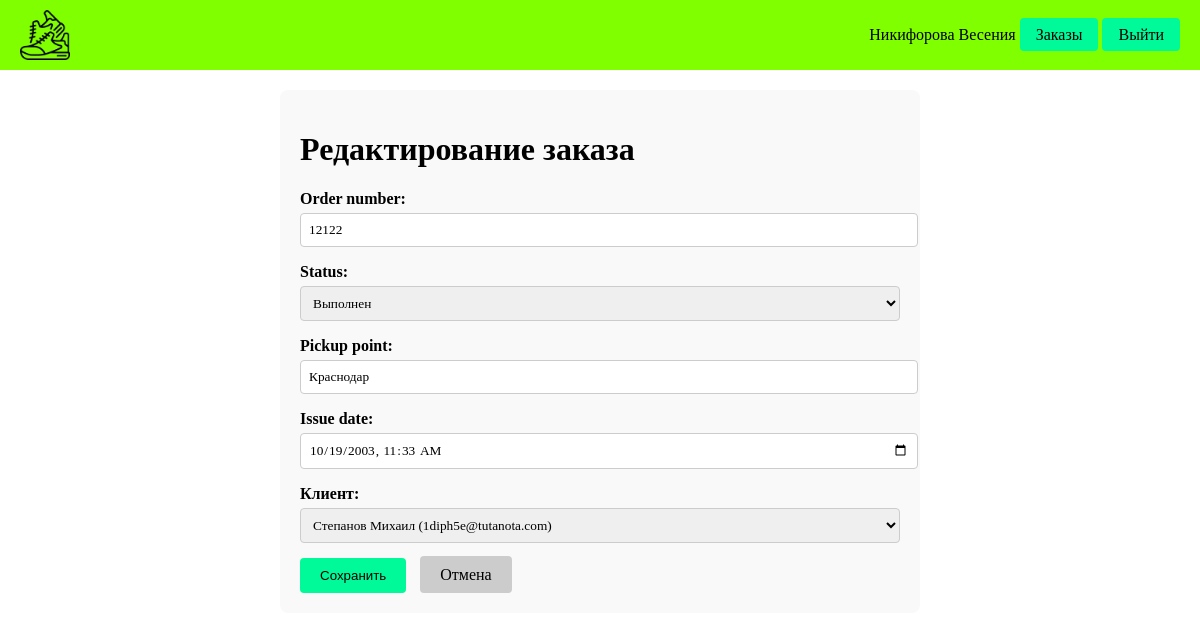
/orders/edit/21/ (signed in), run on the app's committed database.
### main/models.py (models this page shows, shortened)
class User(AbstractUser):
    ROLE_CHOICES = (
        ('client', 'Авторизованный клиент'),
        ('manager', 'Менеджер'),
        ('admin', 'Администратор'),
    )
    role = models.CharField(max_length=20, choices=ROLE_CHOICES, default='client')
    def __str__(self):
        return f"{self.last_name} {self.first_name} ({self.username})"

class Order(models.Model):
    STATUS_CHOICES = (
        ('new', 'Новый'),
        ('processing', 'В обработке'),
        ('completed', 'Выполнен'),
        ('cancelled', 'Отменён'),
    )
    order_number = models.CharField(max_length=20, unique=True)
    user = models.ForeignKey(User, on_delete=models.SET_NULL, null=True, blank=True, related_name='orders', verbose_name='Клиент')
    status = models.CharField(max_length=20, choices=STATUS_CHOICES, default='new')
    pickup_point = models.CharField(max_length=255)
    order_date = models.DateTimeField(auto_now_add=True)
    issue_date = models.DateTimeField(null=True, blank=True)

### main/views.py (the view)
# urls.py: path('orders/edit/<int:pk>/', views.order_edit, name='order_edit'),
@user_passes_test(is_admin)
def order_edit(request, pk):
    order = get_object_or_404(Order, pk=pk)
    if request.method == 'POST':
        form = OrderForm(request.POST, instance=order)
        if form.is_valid():
            order = form.save()
            messages.success(request, 'Заказ обновлён.')
            return redirect('order_list')
    else:
        form = OrderForm(instance=order)
    return render(request, 'main/order_form.html', {'form': form, 'title': 'Редактирование заказа'})

### main/forms.py
class OrderForm(forms.ModelForm):
    class Meta:
        model = Order
        fields = ['order_number', 'status', 'pickup_point', 'issue_date', 'user']
        widgets = {
            'issue_date': forms.DateTimeInput(attrs={'type': 'datetime-local'}),
        }

### main/views.py (called while the page is built)
def is_admin(user):
    return user.is_authenticated and user.role == 'admin'

### main/templates/main/order_form.html (shortened to what this page needs)
{% extends 'main/base.html' %}
{% block content %}
<div class="form-container">
    <h1>{{ title }}</h1>
    <form method="post">
        {{ form.as_p }}
        <button type="submit" class="btn">Сохранить</button>
        <a href="{% url 'order_list' %}" class="btn btn-cancel">Отмена</a>
    </form>
</div>
{% endblock %}

### main/templates/main/base.html (shortened to what this page needs)
<!DOCTYPE html>
<html lang="ru">
<head>
    {% load static %}
</head>
<body>
    <div class="header">
        <img src="{% static 'images/Icon.png' %}" alt="Логотип" class="logo">
        <div class="user-info">
            {% if user.is_authenticated %}
                {{ user.last_name }} {{ user.first_name }}
                {% if user.is_authenticated and user.role in 'manager admin' %}
                <a href="{% url 'order_list' %}" class="btn">Заказы</a>
            {% endif %}
                <a href="{% url 'logout' %}" class="btn">Выйти</a>
            {% else %}
                <a href="{% url 'login' %}" class="btn">Войти</a>
                <a href="{% url 'product_list' %}" class="btn">Как гость</a>
            {% endif %}
        </div>
    </div>
    <div class="content">
        {% block content %}
        {% endblock %}
    </div>
</body>
</html>

### main/templates/main/base.html (style rules this page uses)
body { font-family: 'Times New Roman', serif; background-color: #FFFFFF; margin: 0; padding: 0; }
.header { background-color: #7FFF00; padding: 10px 20px; display: flex; align-items: center; justify-content: space-between; }
.logo { height: 50px; }
.user-info { font-size: 16px; }
.content { padding: 20px; }
.btn { background-color: #00FA9A; border: none; padding: 8px 16px; cursor: pointer; text-decoration: none; color: black; border-radius: 4px; }

### main/templates/main/order_form.html (style rules this page uses)
.form-container { max-width: 600px; margin: 0 auto; padding: 20px; background-color: #f9f9f9; border-radius: 8px; }
.form-container form p { margin-bottom: 15px; }
.form-container label { display: block; margin-bottom: 5px; font-weight: bold; }
.form-container input, .form-container select { width: 100%; padding: 8px; border: 1px solid #ccc; border-radius: 4px; font-family: 'Times New Roman', serif; }
.form-container .btn { background-color: #00FA9A; border: none; padding: 10px 20px; cursor: pointer; border-radius: 4px; margin-right: 10px; }
.form-container .btn-cancel { background-color: #ccc; }

### data on the page
User: last_name "Никифорова", first_name "Весения"
Order: order_number "12122", status "Выполнен", pickup_point "Краснодар", issue_date "10/19/2003 11:33", user "Степанов Михаил (1diph5e@tutanota.com)"

### other printed values
{{ title }} "Редактирование заказа"
